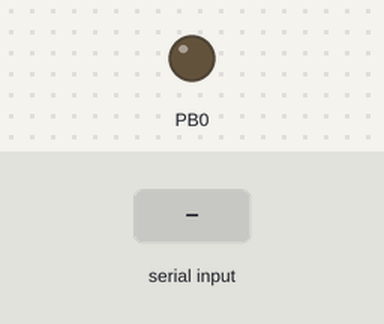
This program was run on a simulated ATmega328P, built with avr-gcc and emulated at 16 MHz. Parts: output pins drawn as LEDs (lit = HIGH). Dashed ring = blinking. The test bench sets the inputs (shaded band).

Above: at 1.2 s.
1.3 s: "2" received over Serial
At 1.7 s:
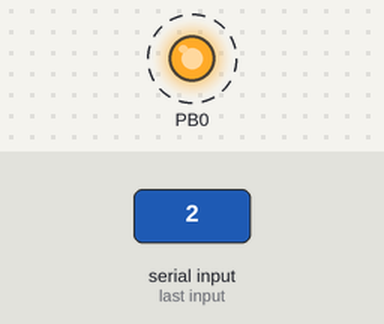
5.8 s: "0" received over Serial
Timing chart, 0 to 8.8 s (numbered marks = the images above; inputs shaded):
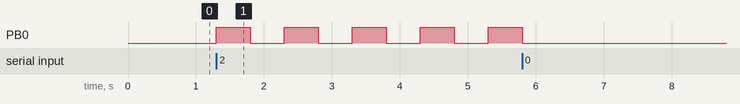

The program:

main.c
```c
#include <avr/io.h>
#include <avr/interrupt.h>

#ifndef F_CPU
#define F_CPU	16000000UL
#endif

#include <util/delay.h>
#define DELAY	500

#define BAUD	9600
#define BRC		((F_CPU/16/BAUD) - 1)

#define RX_BUFFER_SIZE	128
char rxBuffer[RX_BUFFER_SIZE];
uint8_t rxReadPos = 0;
uint8_t rxWritePos = 0;

char getChar(void);
char peekChar(void);

int main(void)
{
	UBRR0H = (BRC >> 8);
	UBRR0L = BRC;

	UCSR0B = (1 << RXEN0) | (1 << RXCIE0);
	UCSR0C = (1 << UCSZ01) | (1 << UCSZ00);

	DDRB = (1 << PORTB0);

	// enable external interrupts
	sei();

	while(1)
	{
		char c = getChar();
		int i;
		if(c == '1')
		{
			PORTB |= (1 << PORTB0);
		}
		else if(c == '0')
		{
			PORTB &= ~(1 << PORTB0);
		}
		else if(c == '2')
		{
			for(i = 0; i < 10; i++)
			{
				PORTB ^= (1 << PORTB0);
				_delay_ms(DELAY);
			}
		}
	}
	return 0;
}

char peekChar(void)
{
	char ret = '\0';
	if(rxReadPos != rxWritePos)
	{
		ret = rxBuffer[rxReadPos];
		rxReadPos++;

		if(rxReadPos >= RX_BUFFER_SIZE)
		{
			rxReadPos = 0;
		}
	}
	return ret;
}

char getChar(void)
{
	char ret = '\0';
	if(rxReadPos != rxWritePos)
	{
		ret = rxBuffer[rxReadPos];
		rxReadPos++;

		if(rxReadPos >= RX_BUFFER_SIZE)
		{
			rxReadPos = 0;
		}
	}
	return ret;
}

ISR(USART_RX_vect)
{
	rxBuffer[rxWritePos] = UDR0;
	rxWritePos++;
	if(rxWritePos >= RX_BUFFER_SIZE)
	{
		rxWritePos = 0;
	}
}
```

Measured:
- after the input at 1.3 s, PB0: alternates HIGH for 0.50 s and LOW for 0.50 s, starting at once
